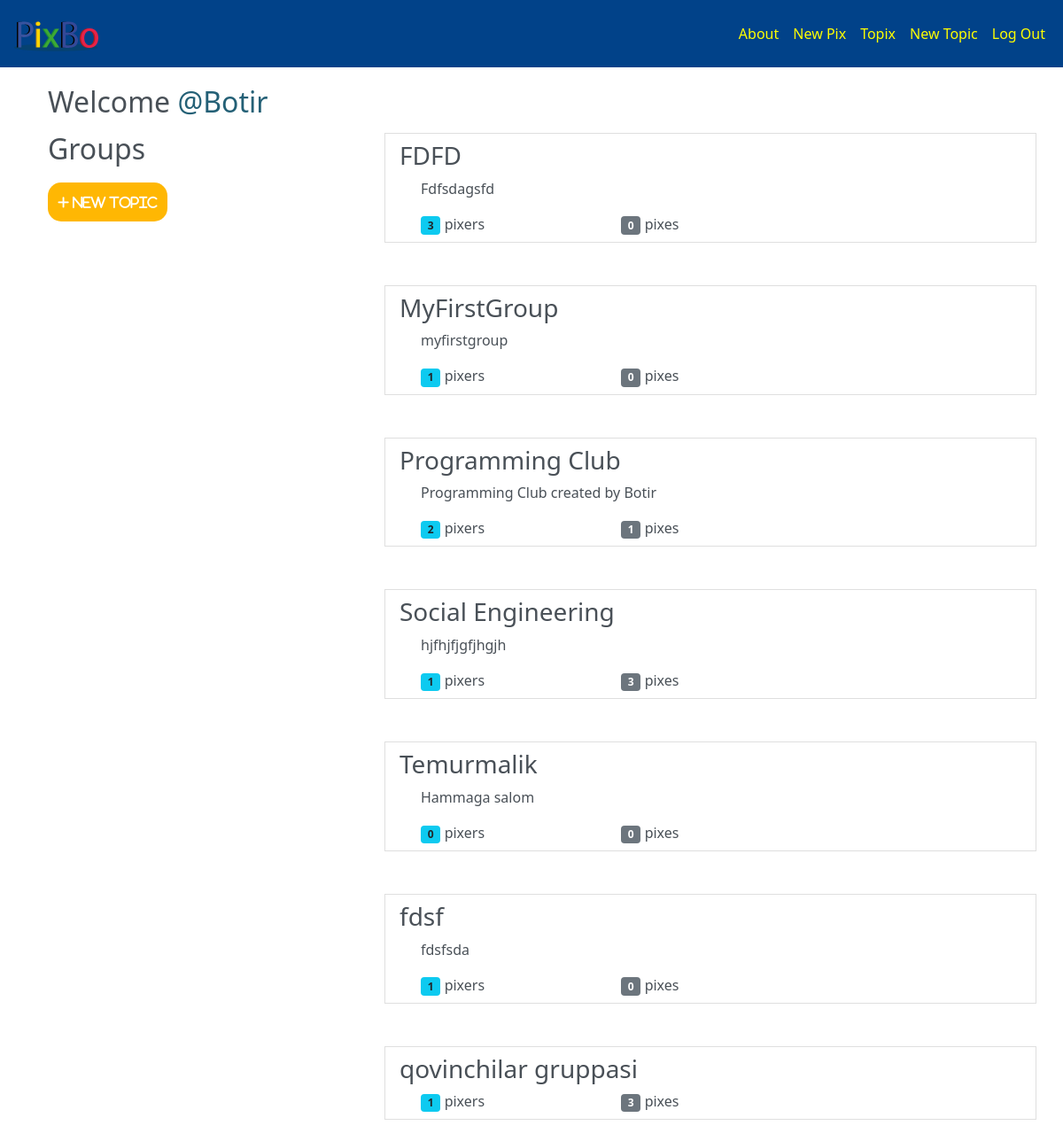
Screenshot of /groups/ (signed in) with the database file from the repository.
### groups/models.py (models this page shows, shortened)
class Group(models.Model):
    name = models.CharField(max_length=256, unique=True)
    slug = models.SlugField(allow_unicode=True, unique=True)
    description = models.TextField(blank=True, default='')
    description_html = models.TextField(editable=False, default='', blank=True)
    members = models.ManyToManyField(User, through='GroupMember')
    class Meta:
        ordering = ['name']

### groups/views.py (the view)
# urls.py: path('', views.ListGroups.as_view(), name='allgroups'),
class ListGroups(generic.ListView):
    model = Group

### groups/templates/groups/group_list.html
{% extends "groups/base_group.html" %}
{% block pregoup %}
  <div class="col-md-4 color-h1">
    <div class="content">
      {% if user.is_authenticated %}
        <h2 class="group-list">Welcome
          <a class="group-list-user" href="{% url 'posts:for_user' username=user.username %}" >
            @{{user.username}}
          </a>
        </h2>
      {% endif %}
      <h2 class="form-create">Groups</h2>
    </div>
    {% if user.is_authenticated %}
      <a  href="{% url 'groups:create' %}" class='btn newGroupButton'>
        <i class="fas fa-plus"> New Topic</i>
      </a>
    {% endif %}
  </div>
{% endblock %}
{% block group_content %}
  <div class="col-md-8">
    <div class="list-group">
      {% for group in object_list %}
      <br>
        <a class='list-group-item list-group-item-action' href="{% url 'groups:single' slug=group.slug %}">
          <h3 class="title list-group-item-heading">{{ group.name }}</h3>
          <div class="container-fluid list-group-item-text">
            {{ group.description_html|safe }}
            <div class="row">
              <div class="col-md-4">
                <span class="badge bg-info text-dark">{{ group.members.count }}</span>
                pixers
              </div>
              <div class="col-md-4">
                <span class="badge bg-secondary">{{ group.posts.count }}</span>
                pixes
              </div>
            </div>
          </div>
        </a>
        <br>
      {% endfor %}
    </div>
  </div>
{% endblock %}

### static/PixBo/css/master.css (style rules this page uses)
html body { background-color: #fff; overflow-x: hidden; height: 100%; color: #495057; }
.color-h1 { color: #495057; }
.group-list-user { text-decoration: none; color: #246076; }
.group-list { margin-top: 20px; }
.newGroupButton { margin-top: 10px; display: inline-block; padding: 10px 20px; text-align: center; font-weight: bold; text-decoration: none; background-color: #ffb703; color: #ffffff; border-radius: 15px; outline: none; font-size: 15px; padding-left: 10px; padding-right: 10px; margin-right: auto; margin-left: auto; }
.list-group { margin-top: 50px; }
.form-create { margin-top: 15px; }
.btn { border-radius: 15px; }

### rows the page displays
Group: name "FDFD", description_html "Fdfsdagsfd", members.count "3", posts.count "0"
Group: name "MyFirstGroup", description_html "myfirstgroup", members.count "1", posts.count "0"
Group: name "Programming Club", description_html "Programming Club created by Botir", members.count "2", posts.count "1"
Group: name "Social Engineering", description_html "hjfhjfjgfjhgjh", members.count "1", posts.count "3"
Group: name "Temurmalik", description_html "Hammaga salom", members.count "0", posts.count "0"
Group: name "fdsf", description_html "fdsfsda", members.count "1", posts.count "0"
Group: name "qovinchilar gruppasi", members.count "1", posts.count "3"

### other values shown
{{ user.username }} "Botir"
